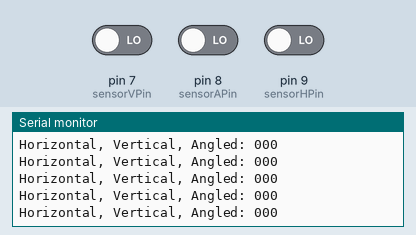
Simulated run of this sketch. Board: Arduino Uno, built with avr-gcc and run on an emulated ATmega328P. On the bench: the last lines printed to the serial monitor. Inputs (shaded band) come from the test bench; at power-on: pin 7 (sensorVPin) LOW, pin 8 (sensorAPin) LOW, pin 9 (sensorHPin) LOW.

Above: at 1.2 s.
1.3 s: pin 7 (sensorVPin) driven HIGH
At 1.31 s:
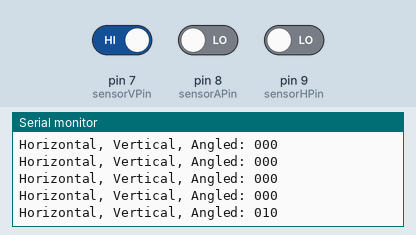
2.8 s: pin 8 (sensorAPin) driven HIGH
At 2.82 s:
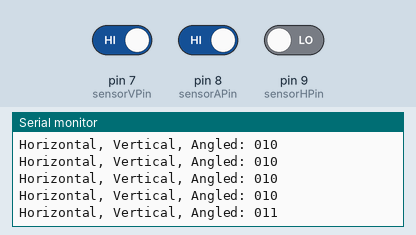
4.3 s: pin 9 (sensorHPin) driven HIGH
At 4.43 s:
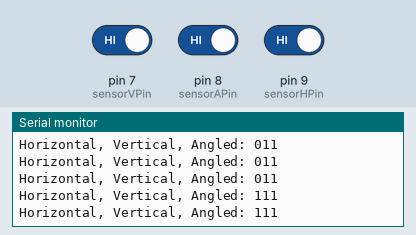
5.8 s: pin 7 (sensorVPin) driven LOW
At 5.83 s:
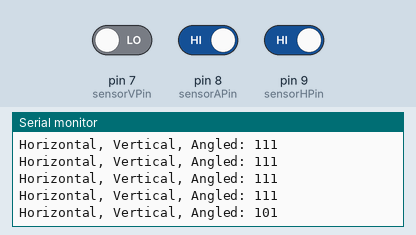
7.3 s: pin 8 (sensorAPin) driven LOW
At 7.34 s:
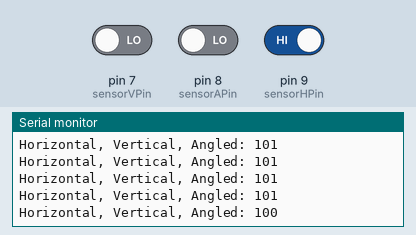
Timing chart, 0 to 9.8 s (numbered marks = the images above; inputs shaded):
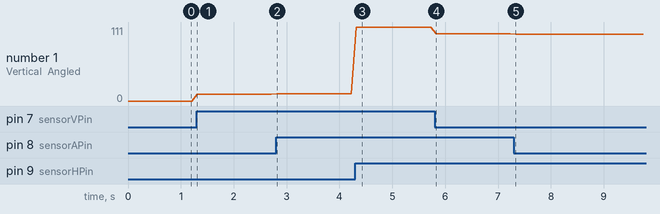

The sketch:

demo4_tiltSensorTest.ino
```cpp
/*
  Programmer: Jolin Lin
  ECD 423 - Novel MIDI Instrument (Senior PRJ)
  Date: 02/29/2024
  Purpose: The purpose of this program is to test out different
            angles for the tilt sensors such that the vertical, horizontal,
            and angled orientation has different and consistent combinations.
*/

const int sensorVPin = 7; // Vertical
const int sensorHPin = 9; // Horizontal
const int sensorAPin = 8; // Angled

void setup() {
  Serial.begin(9600);
  pinMode(sensorHPin, INPUT);
  pinMode(sensorVPin, INPUT);
  pinMode(sensorAPin, INPUT);
}

void loop() {
  // Read the state of each sensor
  int sensor_HValue = digitalRead(sensorHPin);
  int sensor_VValue = digitalRead(sensorVPin);
  int sensor_AValue = digitalRead(sensorAPin);

  // Print the values of each sensor
  Serial.print("Horizontal, Vertical, Angled: ");
  Serial.print(sensor_HValue);
  Serial.print(sensor_VValue);
  Serial.print(sensor_AValue);
  Serial.println(" ");

  delay(100); // Adjust delay as needed
}
```

Measured:
- after the input at 1.3 s, the serial monitor: prints a new line at once (image 1)
- after the input at 2.8 s, the serial monitor: prints a new line at once (image 2)
- after the input at 4.3 s, the serial monitor: prints a new line at once (image 3)
- after the input at 5.8 s, the serial monitor: prints a new line at once (image 4)
- after the input at 7.3 s, the serial monitor: prints a new line at once (image 5)
- plotted number 1: 0 → 10 after the input at 1.3 s, 10 → 11 after the input at 2.8 s, 11 → 111 after the input at 4.3 s, 111 → 101 after the input at 5.8 s, 101 → 100 after the input at 7.3 s
